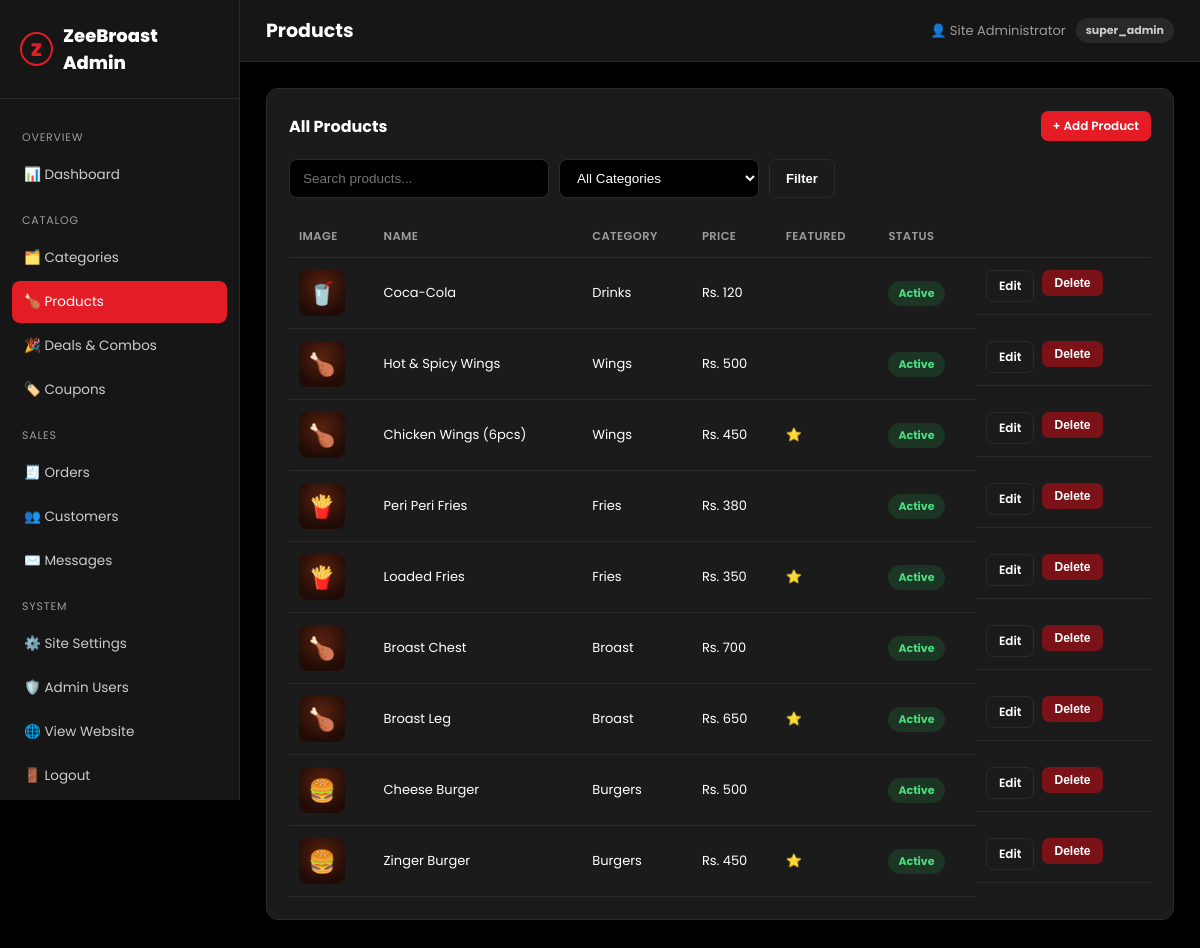
Page /admin/products.php (signed in) on the committed database.
### tables this page shows
CREATE TABLE `products` (
  `id` INT UNSIGNED NOT NULL AUTO_INCREMENT,
  `category_id` INT UNSIGNED NOT NULL,
  `name` VARCHAR(150) NOT NULL,
  `slug` VARCHAR(180) NOT NULL,
  `description` TEXT NULL,
  `price` DECIMAL(10,2) NOT NULL,
  `sale_price` DECIMAL(10,2) NULL,
  `image` VARCHAR(255) NULL,
  `icon` VARCHAR(10) NULL COMMENT 'emoji placeholder shown when no image uploaded',
  `is_featured` TINYINT(1) NOT NULL DEFAULT 0,
  `is_popular` TINYINT(1) NOT NULL DEFAULT 0,
  `stock_status` ENUM('in_stock','out_of_stock') NOT NULL DEFAULT 'in_stock',
  `status` ENUM('active','inactive') NOT NULL DEFAULT 'active',
  `sort_order` INT NOT NULL DEFAULT 0,
  `created_at` TIMESTAMP NOT NULL DEFAULT CURRENT_TIMESTAMP,
  `updated_at` TIMESTAMP NOT NULL DEFAULT CURRENT_TIMESTAMP ON UPDATE CURRENT_TIMESTAMP,
  PRIMARY KEY (`id`),
  UNIQUE KEY `uq_product_slug` (`slug`),
  KEY `fk_product_category` (`category_id`),
  CONSTRAINT `fk_product_category` FOREIGN KEY (`category_id`) REFERENCES `categories` (`id`) ON DELETE CASCADE
);

CREATE TABLE `categories` (
  `id` INT UNSIGNED NOT NULL AUTO_INCREMENT,
  `name` VARCHAR(100) NOT NULL,
  `slug` VARCHAR(120) NOT NULL,
  `icon` VARCHAR(60) NULL COMMENT 'emoji or icon class used as visual placeholder',
  `image` VARCHAR(255) NULL,
  `sort_order` INT NOT NULL DEFAULT 0,
  `status` ENUM('active','inactive') NOT NULL DEFAULT 'active',
  `created_at` TIMESTAMP NOT NULL DEFAULT CURRENT_TIMESTAMP,
  PRIMARY KEY (`id`),
  UNIQUE KEY `uq_category_slug` (`slug`)
);

### includes/functions.php (called while the page is built, shortened)
<?php
function setting(string $key, $default = '')
{
    static $cache = null;
    if ($cache === null) {
        $cache = [];
        $stmt = db()->query('SELECT setting_key, setting_value FROM settings');
        foreach ($stmt->fetchAll() as $row) {
            $cache[$row['setting_key']] = $row['setting_value'];
        }
    }
    return $cache[$key] ?? $default;
}
function e(?string $value): string
{
    return htmlspecialchars($value ?? '', ENT_QUOTES, 'UTF-8');
}
function money($amount): string
{
    return setting('currency_symbol', 'Rs.') . ' ' . number_format((float)$amount);
}
function base_url(string $path = ''): string
{
    return BASE_URL . '/' . ltrim($path, '/');
}
function media_url(?string $path): ?string
{
    if (empty($path)) {
        return null;
    }
    return base_url('uploads/' . ltrim($path, '/'));
}
function is_admin_logged_in(): bool
{
    return !empty($_SESSION['admin_id']);
}
function current_admin(): ?array
{
    static $admin = null;
    if ($admin === null) {
        $stmt = db()->prepare('SELECT id, full_name, email, role FROM admin_users WHERE id = ?');
        $stmt->execute([$_SESSION['admin_id']]);
        $admin = $stmt->fetch() ?: null;
    }
    return $admin;
}

### config/database.php (called while the page is built, shortened)
<?php
function db(): PDO
{
    static $pdo = null;
    if ($pdo === null) {
        $dsn = 'mysql:host=' . DB_HOST . ';dbname=' . DB_NAME . ';charset=' . DB_CHARSET;
        $options = [
            PDO::ATTR_ERRMODE            => PDO::ERRMODE_EXCEPTION,
            PDO::ATTR_DEFAULT_FETCH_MODE => PDO::FETCH_ASSOC,
            PDO::ATTR_EMULATE_PREPARES   => false,
        ];
        try {
            $pdo = new PDO($dsn, DB_USER, DB_PASS, $options);
        } catch (PDOException $e) {
            die('Database connection failed. Please try again later.');
        }
    }
    return $pdo;
}

### admin/products.php (the view, shortened to what this page needs)
<?php
$admin_page_title = 'Products';
$active_admin = 'products';
$pdo = db();
$search = trim($_GET['q'] ?? '');
$where = [];
$params = [];
$whereSql = $where ? ('WHERE ' . implode(' AND ', $where)) : '';
$stmt = $pdo->prepare("SELECT p.*, c.name AS cat_name FROM products p JOIN categories c ON c.id = p.category_id $whereSql ORDER BY p.id DESC");
$stmt->execute($params);
$products = $stmt->fetchAll();
require_once __DIR__ . '/includes/header.php';
?>
<div class="panel">
  <div class="panel-head">
    <h2>All Products</h2>
    <a href="<?= base_url('admin/product-edit.php') ?>" class="btn btn-primary btn-sm">+ Add Product</a>
  </div>
  <form method="get" style="display:flex;gap:10px;margin-bottom:18px">
    <input class="form-control" type="text" name="q" placeholder="Search products..." value="<?= e($search) ?>" style="max-width:260px">
    <select class="form-control" name="category" style="max-width:200px">
      <option value="">All Categories</option>
    </select>
    <button class="btn btn-outline" type="submit">Filter</button>
  </form>
  <table>
    <thead><tr><th>Image</th><th>Name</th><th>Category</th><th>Price</th><th>Featured</th><th>Status</th><th></th></tr></thead>
    <tbody>
      <?php foreach ($products as $p): ?>
      <tr>
        <td><div class="thumb-preview"><?php $u = media_url($p['image']); if ($u): ?><img src="<?= e($u) ?>" alt=""><?php else: echo e($p['icon'] ?: '🍗'); endif; ?></div></td>
        <td><?= e($p['name']) ?></td>
        <td><?= e($p['cat_name']) ?></td>
        <td><?= money($p['sale_price'] ?: $p['price']) ?> <?= $p['sale_price'] ? '<span style="text-decoration:line-through;color:var(--muted);font-size:11px">' . money($p['price']) . '</span>' : '' ?></td>
        <td><?= $p['is_featured'] ? '⭐' : '' ?></td>
        <td><span class="badge <?= $p['status'] === 'active' ? 'badge-green' : 'badge-gray' ?>"><?= e(ucfirst($p['status'])) ?></span></td>
        <td style="display:flex;gap:8px">
          <a href="<?= base_url('admin/product-edit.php?id=' . (int)$p['id']) ?>" class="btn btn-outline btn-sm">Edit</a>
          <form method="post" onsubmit="return confirm('Delete this product?');">
            <button type="submit" class="btn btn-danger btn-sm">Delete</button>
          </form>
        </td>
      </tr>
      <?php endforeach; ?>
    </tbody>
  </table>
</div>
<?php require_once __DIR__ . '/includes/footer.php'; ?>

### admin/includes/header.php (shortened to what this page needs)
<?php
$admin = current_admin();
$active_admin = $active_admin ?? '';
?>
<!DOCTYPE html>
<html lang="en">
<head>
<link rel="stylesheet" href="<?= base_url('admin/assets/css/admin.css') ?>">
</head>
<body>
<aside class="admin-sidebar">
  <div class="brand"><span class="mark">Z</span> ZeeBroast Admin</div>
  <nav>
    <div class="group-label">Overview</div>
    <a href="<?= base_url('admin/index.php') ?>" class="<?= $active_admin === 'dashboard' ? 'active' : '' ?>">📊 Dashboard</a>
    <div class="group-label">Catalog</div>
    <a href="<?= base_url('admin/categories.php') ?>" class="<?= $active_admin === 'categories' ? 'active' : '' ?>">🗂️ Categories</a>
    <a href="<?= base_url('admin/products.php') ?>" class="<?= $active_admin === 'products' ? 'active' : '' ?>">🍗 Products</a>
    <a href="<?= base_url('admin/deals.php') ?>" class="<?= $active_admin === 'deals' ? 'active' : '' ?>">🎉 Deals &amp; Combos</a>
    <a href="<?= base_url('admin/coupons.php') ?>" class="<?= $active_admin === 'coupons' ? 'active' : '' ?>">🏷️ Coupons</a>
    <div class="group-label">Sales</div>
    <a href="<?= base_url('admin/orders.php') ?>" class="<?= $active_admin === 'orders' ? 'active' : '' ?>">🧾 Orders</a>
    <a href="<?= base_url('admin/customers.php') ?>" class="<?= $active_admin === 'customers' ? 'active' : '' ?>">👥 Customers</a>
    <a href="<?= base_url('admin/messages.php') ?>" class="<?= $active_admin === 'messages' ? 'active' : '' ?>">✉️ Messages</a>
    <div class="group-label">System</div>
    <a href="<?= base_url('admin/settings.php') ?>" class="<?= $active_admin === 'settings' ? 'active' : '' ?>">⚙️ Site Settings</a>
    <a href="<?= base_url('admin/admin-users.php') ?>" class="<?= $active_admin === 'admin-users' ? 'active' : '' ?>">🛡️ Admin Users</a>
    <a href="<?= base_url('index.php') ?>" target="_blank">🌐 View Website</a>
    <a href="<?= base_url('admin/logout.php') ?>">🚪 Logout</a>
  </nav>
</aside>
<div class="admin-main">
  <div class="admin-topbar">
    <h1><?= e($admin_page_title ?? 'Dashboard') ?></h1>
    <div class="admin-user">👤 <?= e($admin['full_name'] ?? '') ?> <span class="badge badge-gray"><?= e($admin['role'] ?? '') ?></span></div>
  </div>
  <div class="admin-content">

### admin/assets/css/admin.css (style rules this page uses)
:root { --bg: #000000; --panel: #161616; --card: #1b1b1b; --border: #2b2b2b; --red: #e31c25; --red-dark: #b7141b; --text: #fff; --muted: #9c9c9c; --radius: 12px; }
* { box-sizing: border-box; margin: 0; padding: 0; }
body { font-family: 'Poppins', sans-serif; background: #000000; color: var(--text); font-size: 14px; display: flex; min-height: 100vh; }
a { text-decoration: none; color: inherit; }
.admin-sidebar { width: 240px; background: var(--panel); border-right: 1px solid var(--border); position: sticky; top: 0; height: 100vh; overflow-y: auto; flex: none; }
.admin-sidebar .brand { padding: 22px 20px; display: flex; align-items: center; gap: 10px; font-weight: 800; font-size: 18px; border-bottom: 1px solid var(--border); }
.admin-sidebar .brand .mark { width: 34px; height: 34px; border-radius: 50%; border: 2px solid var(--red); display: flex; align-items: center; justify-content: center; color: var(--red); font-weight: 900; }
.admin-sidebar nav { padding: 16px 12px; }
.admin-sidebar nav .group-label { font-size: 11px; text-transform: uppercase; letter-spacing: .8px; color: var(--muted); padding: 14px 10px 8px; }
.admin-sidebar nav a { display: flex; align-items: center; gap: 10px; padding: 11px 12px; border-radius: 8px; font-size: 13.5px; color: #ccc; margin-bottom: 2px; }
.admin-sidebar nav a.active { background: var(--red); color: #fff; }
.admin-main { flex: 1; min-width: 0; }
.admin-topbar { display: flex; align-items: center; justify-content: space-between; padding: 16px 26px; border-bottom: 1px solid var(--border); background: var(--panel); }
.admin-topbar h1 { font-size: 19px; font-weight: 700; }
.admin-user { display: flex; align-items: center; gap: 10px; font-size: 13px; color: var(--muted); }
.admin-content { padding: 26px; }
.panel { background: var(--card); border: 1px solid var(--border); border-radius: var(--radius); padding: 22px; margin-bottom: 22px; }
.panel-head { display: flex; align-items: center; justify-content: space-between; margin-bottom: 18px; }
.panel-head h2 { font-size: 16px; font-weight: 700; }
table { width: 100%; border-collapse: collapse; }
th, td { text-align: left; padding: 12px 10px; font-size: 13px; border-bottom: 1px solid var(--border); }
th { color: var(--muted); font-weight: 600; font-size: 11.5px; text-transform: uppercase; letter-spacing: .4px; }
.btn { display: inline-flex; align-items: center; gap: 6px; padding: 9px 16px; border-radius: 7px; font-weight: 600; font-size: 13px; border: none; cursor: pointer; }
.btn-primary { background: var(--red); color: #fff; }
.btn-outline { background: transparent; border: 1px solid var(--border); color: #fff; }
.btn-sm { padding: 6px 12px; font-size: 12px; }
.btn-danger { background: #7a1218; color: #fff; }
.badge { display: inline-flex; padding: 4px 10px; border-radius: 20px; font-size: 11px; font-weight: 700; }
.badge-green { background: rgba(34,197,94,.15); color: #4ade80; }
.badge-gray { background: rgba(255,255,255,.08); color: #ccc; }
.form-control, select.form-control, textarea.form-control { width: 100%; background: var(--bg); border: 1px solid var(--border); border-radius: 8px; padding: 10px 13px; color: #fff; font-size: 13.5px; }
.thumb-preview { width: 46px; height: 46px; border-radius: 8px; background: radial-gradient(circle at 50% 35%, #5a2210, #200b06 75%); display: flex; align-items: center; justify-content: center; font-size: 22px; overflow: hidden; }

### rows in the picture
products: icon "🥤", name "Coca-Cola", category.name "Drinks", price "Rs. 120", status "Active"
products: icon "🍗", name "Hot & Spicy Wings", category.name "Wings", money($p['sale_price'] ?: $p['price']) "Rs. 500", status "Active"
products: icon "🍗", name "Chicken Wings (6pcs)", category.name "Wings", money($p['sale_price'] ?: $p['price']) "Rs. 450", status "Active"
products: icon "🍟", name "Peri Peri Fries", category.name "Fries", money($p['sale_price'] ?: $p['price']) "Rs. 380", status "Active"
products: icon "🍟", name "Loaded Fries", category.name "Fries", money($p['sale_price'] ?: $p['price']) "Rs. 350", status "Active"
products: icon "🍗", name "Broast Chest", category.name "Broast", money($p['sale_price'] ?: $p['price']) "Rs. 700", status "Active"
products: icon "🍗", name "Broast Leg", category.name "Broast", money($p['sale_price'] ?: $p['price']) "Rs. 650", status "Active"
products: icon "🍔", name "Cheese Burger", category.name "Burgers", money($p['sale_price'] ?: $p['price']) "Rs. 500", status "Active"
products: icon "🍔", name "Zinger Burger", category.name "Burgers", money($p['sale_price'] ?: $p['price']) "Rs. 450", status "Active"

### other values in the picture
$admin_page_title "Products"
$admin['full_name'] "Site Administrator"
$admin['role'] "super_admin"
